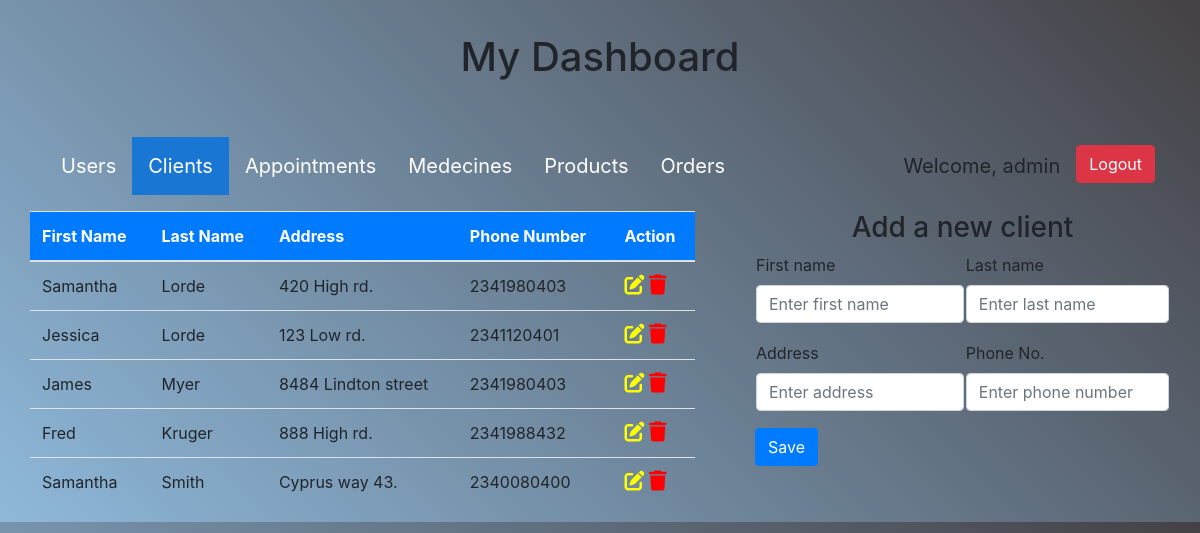
Screenshot of /clinic_php/clients.php (signed in) with the database file from the repository.
### tables this page shows
CREATE TABLE `clients` (
  `client_id` int(11) NOT NULL,
  `first_name` varchar(50) NOT NULL,
  `last_name` varchar(50) NOT NULL,
  `address` varchar(50) NOT NULL,
  `phone` varchar(50) NOT NULL
);

### clinic_php/clients.php (the view, shortened to what this page needs)
<?php
include "config.php";
$fname = "";
$lname = "";
$address = "";
$phone = "";
$edit = false;
$result = $con->query("SELECT * from clients") or die($con->error);
?>
<!doctype html>
<html>
   <head>
      <link rel="stylesheet" href="styles.css?v=<?php echo time(); ?>">
      <link href="https://maxcdn.bootstrapcdn.com/bootstrap/4.0.0-beta/css/bootstrap.min.css" rel="stylesheet"/>
   </head>
   <body>
      <div class="container">
         <center>
            <h1 style="margin-top: 3%;">My Dashboard</h1>
         </center>
         <ul style="margin-top:5%;">
            <li <?php if ($_SESSION['role'] != 'admin'):?> hidden<?php endif ?>><a href="admin.php">Users</a></li>
            <li><a href="clients.php" class="active">Clients</a></li>
            <li><a href="appointments.php">Appointments</a></li>
            <li><a href="medecines.php">Medecines</a></li>
            <li><a href="products.php">Products</a></li>
            <li><a href="orders.php">Orders</a></li>
            <li style="float:right">
               <form method='post' action=""><input style="margin-top:10%;" type="submit" value="Logout" name="logout" class="btn btn-danger"></form>
            </li>
            <li style="float:right"><a style="pointer-events: none;">Welcome, <?php print ($_SESSION['username'])?></a></li>
         </ul>
         <div class="row">
            <div class="col-sm-7">
               <div class="row" justify-content-center>
                  <table class="table">
                     <thead>
                        <tr class="bg-primary" style="color: white;">
                           <th>First Name</th>
                           <th>Last Name</th>
                           <th>Address</th>
                           <th>Phone Number</th>
                           <th colspan="2">Action</th>
                        </tr>
                     </thead>
                     <?php
                        while ($row = $result->fetch_assoc()):?>
                     <tr>
                        <td><?php echo $row['first_name']; ?></td>
                        <td><?php echo $row['last_name']; ?></td>
                        <td><?php echo $row['address']; ?></td>
                        <td><?php echo $row['phone']; ?></td>
                        <td>
                           <a href="clients.php?edit=<?php echo $row['client_id']; ?>"><i class='fas fa-edit' style='font-size:20px;color:yellow'></i></a>
                           <a href="clients.php?delete=<?php echo $row['client_id']; ?>"><i class='fas fa-trash' style='font-size:20px;color:red'></i></a>
                        </td>
                     </tr>
                     <?php endwhile; ?>
                  </table>
               </div>
            </div>
            <div class="col-sm-5" style="padding-left: 75px;">
               <div class="row justify-content-center">
                  <?php
                     if($edit == true):
                     ?>
                  <h3>Update existing client</h3>
                  <?php else: ?>
                  <h3>Add a new client</h3>
                  <?php endif ?>
                  <form action="" method="POST">
                     <table>
                        <tr>
                           <td>
                              <div class="form-group">
                                 <label>First name</label>
                                 <input class="form-control" type="text" name="fname"
                                    value="<?php echo $fname; ?>"
                                    placeholder="Enter first name" required>
                              </div>
                           </td>
                           <td>
                              <div class="form-group">
                                 <label>Last name</label>
                                 <input class="form-control" type="text" name="lname"
                                    value="<?php echo $lname; ?>"
                                    placeholder="Enter last name" required>
                              </div>
                           </td>
                        </tr>
                        <tr>
                           <td>
                           <div class="form-group">
                           <label>Address</label>
                           <input class="form-control" type="text" name="address"
                              value="<?php echo $address; ?>"
                              placeholder="Enter address" required>
                           </div>
                           </td>
                           <td>
                            <div class="form-group">
                            <label>Phone No.</label>
                            <input class="form-control" type="text" name="phone"
                            value="<?php echo $phone; ?>"
                            placeholder="Enter phone number" required>
                            </div>
                        </td>
                        </tr>
                     </table>
                     <div class="form-group">
                     <?php
                        if($edit == true):
                        ?>
                     <button class="btn btn-info" type="submit" name="update">Update</button>
                     <?php else: ?>
                     <button class="btn btn-primary" type="submit" name="save">Save</button>
                     <?php endif ?>
                     </div>
                  </form>
                  </div>
               </div>
            </div>
         </div>
   </body>
</html>

### clinic_php/styles.css (style rules this page uses)
.container { width: 40%; margin: 0 auto; }
ul { list-style-type: none; margin: 0; padding: 0; overflow: hidden; }
li { float: left; }
li a { display: block; color: white; text-align: center; padding: 14px 16px; text-decoration: none; font-size: 20px; }
.active { background-color: #1976D2; color: white; }
.container { position: relative; z-index: 1; max-width: 300px; margin: 0 auto; }
body { background-image: linear-gradient(45deg, #8eb8da, #444145); font-family: "Roboto", sans-serif; -webkit-font-smoothing: antialiased; -moz-osx-font-smoothing: grayscale; }

### rows the page displays
clients: first_name "Samantha", last_name "Lorde", address "420 High rd.", phone "2341980403"
clients: first_name "Jessica", last_name "Lorde", address "123 Low rd.", phone "2341120401"
clients: first_name "James", last_name "Myer", address "8484 Lindton street", phone "2341980403"
clients: first_name "Fred", last_name "Kruger", address "888 High rd.", phone "2341988432"
clients: first_name "Samantha", last_name "Smith", address "Cyprus way 43.", phone "2340080400"

### other values shown
$_SESSION['username'] "admin"
